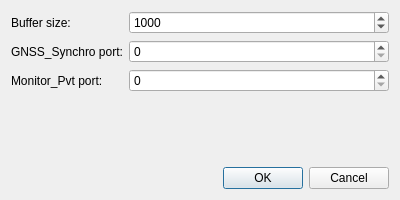
<?xml version="1.0" encoding="UTF-8"?>
<ui version="4.0">
 <class>Preferences_Dialog</class>
 <widget class="QDialog" name="Preferences_Dialog">
  <property name="geometry">
   <rect>
    <x>0</x>
    <y>0</y>
    <width>400</width>
    <height>200</height>
   </rect>
  </property>
  <property name="windowTitle">
   <string>Preferences</string>
  </property>
  <layout class="QVBoxLayout" name="verticalLayout">
   <item>
    <layout class="QFormLayout" name="formLayout">
     <item row="1" column="0">
      <widget class="QLabel" name="port_gnss_synchro_label">
       <property name="text">
        <string>GNSS_Synchro port:</string>
       </property>
      </widget>
     </item>
     <item row="1" column="1">
      <widget class="QSpinBox" name="port_gnss_synchro_spinBox">
       <property name="maximum">
        <number>65535</number>
       </property>
       <property name="value">
        <number>0</number>
       </property>
      </widget>
     </item>
     <item row="0" column="0">
      <widget class="QLabel" name="buffer_size_label">
       <property name="text">
        <string>Buffer size:</string>
       </property>
      </widget>
     </item>
     <item row="0" column="1">
      <widget class="QSpinBox" name="buffer_size_spinBox">
       <property name="maximum">
        <number>10000</number>
       </property>
       <property name="value">
        <number>1000</number>
       </property>
      </widget>
     </item>
     <item row="2" column="0">
      <widget class="QLabel" name="port_monitor_pvt_label">
       <property name="text">
        <string>Monitor_Pvt port:</string>
       </property>
      </widget>
     </item>
     <item row="2" column="1">
      <widget class="QSpinBox" name="port_monitor_pvt_spinBox">
       <property name="maximum">
        <number>65535</number>
       </property>
      </widget>
     </item>
    </layout>
   </item>
   <item>
    <widget class="QDialogButtonBox" name="buttonBox">
     <property name="orientation">
      <enum>Qt::Horizontal</enum>
     </property>
     <property name="standardButtons">
      <set>QDialogButtonBox::Cancel|QDialogButtonBox::Ok</set>
     </property>
    </widget>
   </item>
  </layout>
 </widget>
 <resources/>
 <connections>
  <connection>
   <sender>buttonBox</sender>
   <signal>accepted()</signal>
   <receiver>Preferences_Dialog</receiver>
   <slot>accept()</slot>
   <hints>
    <hint type="sourcelabel">
     <x>248</x>
     <y>254</y>
    </hint>
    <hint type="destinationlabel">
     <x>157</x>
     <y>274</y>
    </hint>
   </hints>
  </connection>
  <connection>
   <sender>buttonBox</sender>
   <signal>rejected()</signal>
   <receiver>Preferences_Dialog</receiver>
   <slot>reject()</slot>
   <hints>
    <hint type="sourcelabel">
     <x>316</x>
     <y>260</y>
    </hint>
    <hint type="destinationlabel">
     <x>286</x>
     <y>274</y>
    </hint>
   </hints>
  </connection>
 </connections>
</ui>
